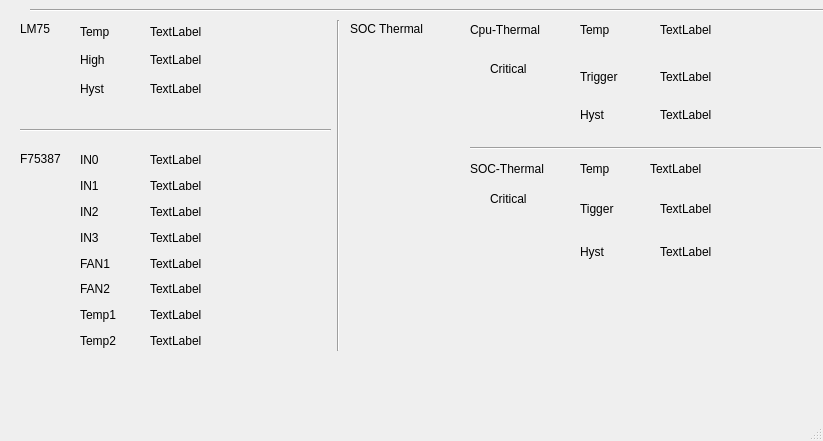
<?xml version="1.0" encoding="UTF-8"?>
<ui version="4.0">
 <class>Hwmon</class>
 <widget class="QMainWindow" name="Hwmon">
  <property name="geometry">
   <rect>
    <x>0</x>
    <y>0</y>
    <width>823</width>
    <height>441</height>
   </rect>
  </property>
  <property name="windowTitle">
   <string>Hwmon</string>
  </property>
  <widget class="QWidget" name="centralwidget">
   <widget class="QLabel" name="lab_lm75">
    <property name="geometry">
     <rect>
      <x>20</x>
      <y>20</y>
      <width>51</width>
      <height>17</height>
     </rect>
    </property>
    <property name="text">
     <string>LM75</string>
    </property>
   </widget>
   <widget class="QWidget" name="verticalLayoutWidget">
    <property name="geometry">
     <rect>
      <x>80</x>
      <y>20</y>
      <width>61</width>
      <height>80</height>
     </rect>
    </property>
    <layout class="QVBoxLayout" name="verticalLayout">
     <item>
      <widget class="QLabel" name="lab_lm75_tmp">
       <property name="text">
        <string>Temp</string>
       </property>
      </widget>
     </item>
     <item>
      <widget class="QLabel" name="lab_lm75_high">
       <property name="text">
        <string>High</string>
       </property>
      </widget>
     </item>
     <item>
      <widget class="QLabel" name="lab_lm75_hyst">
       <property name="text">
        <string>Hyst</string>
       </property>
      </widget>
     </item>
    </layout>
   </widget>
   <widget class="QWidget" name="verticalLayoutWidget_2">
    <property name="geometry">
     <rect>
      <x>150</x>
      <y>20</y>
      <width>141</width>
      <height>80</height>
     </rect>
    </property>
    <layout class="QVBoxLayout" name="verticalLayout_2">
     <item>
      <widget class="QLabel" name="val_lm75_tmp">
       <property name="text">
        <string>TextLabel</string>
       </property>
      </widget>
     </item>
     <item>
      <widget class="QLabel" name="val_lm75_high">
       <property name="text">
        <string>TextLabel</string>
       </property>
      </widget>
     </item>
     <item>
      <widget class="QLabel" name="val_lm75_hyst">
       <property name="text">
        <string>TextLabel</string>
       </property>
      </widget>
     </item>
    </layout>
   </widget>
   <widget class="Line" name="line">
    <property name="geometry">
     <rect>
      <x>20</x>
      <y>120</y>
      <width>311</width>
      <height>20</height>
     </rect>
    </property>
    <property name="orientation">
     <enum>Qt::Horizontal</enum>
    </property>
   </widget>
   <widget class="Line" name="line_2">
    <property name="geometry">
     <rect>
      <x>30</x>
      <y>0</y>
      <width>911</width>
      <height>20</height>
     </rect>
    </property>
    <property name="orientation">
     <enum>Qt::Horizontal</enum>
    </property>
   </widget>
   <widget class="QLabel" name="lab_f75387">
    <property name="geometry">
     <rect>
      <x>20</x>
      <y>150</y>
      <width>101</width>
      <height>17</height>
     </rect>
    </property>
    <property name="text">
     <string>F75387</string>
    </property>
   </widget>
   <widget class="QWidget" name="verticalLayoutWidget_3">
    <property name="geometry">
     <rect>
      <x>80</x>
      <y>150</y>
      <width>61</width>
      <height>201</height>
     </rect>
    </property>
    <layout class="QVBoxLayout" name="verticalLayout_3">
     <item>
      <widget class="QLabel" name="lab_in0">
       <property name="text">
        <string>IN0</string>
       </property>
      </widget>
     </item>
     <item>
      <widget class="QLabel" name="lab_in1">
       <property name="text">
        <string>IN1</string>
       </property>
      </widget>
     </item>
     <item>
      <widget class="QLabel" name="lab_in2">
       <property name="text">
        <string>IN2</string>
       </property>
      </widget>
     </item>
     <item>
      <widget class="QLabel" name="lab_in3">
       <property name="text">
        <string>IN3</string>
       </property>
      </widget>
     </item>
     <item>
      <widget class="QLabel" name="lab_fan1">
       <property name="text">
        <string>FAN1</string>
       </property>
      </widget>
     </item>
     <item>
      <widget class="QLabel" name="lab_fan2">
       <property name="text">
        <string>FAN2</string>
       </property>
      </widget>
     </item>
     <item>
      <widget class="QLabel" name="lab_tmp1">
       <property name="text">
        <string>Temp1</string>
       </property>
      </widget>
     </item>
     <item>
      <widget class="QLabel" name="lab_tmp2">
       <property name="text">
        <string>Temp2</string>
       </property>
      </widget>
     </item>
    </layout>
   </widget>
   <widget class="QWidget" name="verticalLayoutWidget_4">
    <property name="geometry">
     <rect>
      <x>150</x>
      <y>150</y>
      <width>141</width>
      <height>201</height>
     </rect>
    </property>
    <layout class="QVBoxLayout" name="verticalLayout_4">
     <item>
      <widget class="QLabel" name="lab_75387_val_in0">
       <property name="text">
        <string>TextLabel</string>
       </property>
      </widget>
     </item>
     <item>
      <widget class="QLabel" name="lab_75387_val_in1">
       <property name="text">
        <string>TextLabel</string>
       </property>
      </widget>
     </item>
     <item>
      <widget class="QLabel" name="lab_75387_val_in2">
       <property name="text">
        <string>TextLabel</string>
       </property>
      </widget>
     </item>
     <item>
      <widget class="QLabel" name="lab_75387_val_in3">
       <property name="enabled">
        <bool>true</bool>
       </property>
       <property name="text">
        <string>TextLabel</string>
       </property>
      </widget>
     </item>
     <item>
      <widget class="QLabel" name="lab_75387_val_fan0">
       <property name="text">
        <string>TextLabel</string>
       </property>
      </widget>
     </item>
     <item>
      <widget class="QLabel" name="lab_75387_val_fan1">
       <property name="text">
        <string>TextLabel</string>
       </property>
      </widget>
     </item>
     <item>
      <widget class="QLabel" name="lab_75387_val_temp0">
       <property name="text">
        <string>TextLabel</string>
       </property>
      </widget>
     </item>
     <item>
      <widget class="QLabel" name="lab_75387_val_temp1">
       <property name="text">
        <string>TextLabel</string>
       </property>
      </widget>
     </item>
    </layout>
   </widget>
   <widget class="QLabel" name="lab_soc_thermal">
    <property name="geometry">
     <rect>
      <x>350</x>
      <y>20</y>
      <width>101</width>
      <height>17</height>
     </rect>
    </property>
    <property name="text">
     <string>SOC Thermal</string>
    </property>
   </widget>
   <widget class="Line" name="line_3">
    <property name="geometry">
     <rect>
      <x>330</x>
      <y>20</y>
      <width>16</width>
      <height>331</height>
     </rect>
    </property>
    <property name="orientation">
     <enum>Qt::Vertical</enum>
    </property>
   </widget>
   <widget class="QLabel" name="lab_thermal_temp0">
    <property name="geometry">
     <rect>
      <x>580</x>
      <y>20</y>
      <width>76</width>
      <height>19</height>
     </rect>
    </property>
    <property name="frameShadow">
     <enum>QFrame::Plain</enum>
    </property>
    <property name="midLineWidth">
     <number>0</number>
    </property>
    <property name="text">
     <string>Temp</string>
    </property>
   </widget>
   <widget class="QLabel" name="lab_thermal_temp_val0">
    <property name="geometry">
     <rect>
      <x>660</x>
      <y>20</y>
      <width>158</width>
      <height>19</height>
     </rect>
    </property>
    <property name="text">
     <string>TextLabel</string>
    </property>
   </widget>
   <widget class="QLabel" name="lab_thermal0_type1">
    <property name="geometry">
     <rect>
      <x>490</x>
      <y>60</y>
      <width>67</width>
      <height>17</height>
     </rect>
    </property>
    <property name="text">
     <string>Critical</string>
    </property>
   </widget>
   <widget class="QWidget" name="verticalLayoutWidget_8">
    <property name="geometry">
     <rect>
      <x>580</x>
      <y>60</y>
      <width>51</width>
      <height>71</height>
     </rect>
    </property>
    <layout class="QVBoxLayout" name="verticalLayout_7">
     <item>
      <widget class="QLabel" name="lab_thermal0_trig1">
       <property name="text">
        <string>Trigger</string>
       </property>
      </widget>
     </item>
     <item>
      <widget class="QLabel" name="lab_thermal0_hyst1">
       <property name="text">
        <string>Hyst</string>
       </property>
      </widget>
     </item>
    </layout>
   </widget>
   <widget class="QWidget" name="verticalLayoutWidget_9">
    <property name="geometry">
     <rect>
      <x>660</x>
      <y>60</y>
      <width>111</width>
      <height>71</height>
     </rect>
    </property>
    <layout class="QVBoxLayout" name="verticalLayout_8">
     <item>
      <widget class="QLabel" name="lab_thermal0_trig_val1">
       <property name="text">
        <string>TextLabel</string>
       </property>
      </widget>
     </item>
     <item>
      <widget class="QLabel" name="lab_thermal0_hyst_val1">
       <property name="text">
        <string>TextLabel</string>
       </property>
      </widget>
     </item>
    </layout>
   </widget>
   <widget class="QLabel" name="lab_thermal_0">
    <property name="geometry">
     <rect>
      <x>470</x>
      <y>20</y>
      <width>89</width>
      <height>19</height>
     </rect>
    </property>
    <property name="text">
     <string>Cpu-Thermal</string>
    </property>
   </widget>
   <widget class="QLabel" name="lab_thermal_1">
    <property name="geometry">
     <rect>
      <x>470</x>
      <y>160</y>
      <width>91</width>
      <height>17</height>
     </rect>
    </property>
    <property name="text">
     <string>SOC-Thermal</string>
    </property>
   </widget>
   <widget class="QLabel" name="lab_thermal1_type1">
    <property name="geometry">
     <rect>
      <x>490</x>
      <y>190</y>
      <width>67</width>
      <height>17</height>
     </rect>
    </property>
    <property name="text">
     <string>Critical</string>
    </property>
   </widget>
   <widget class="QWidget" name="verticalLayoutWidget_11">
    <property name="geometry">
     <rect>
      <x>580</x>
      <y>190</y>
      <width>51</width>
      <height>80</height>
     </rect>
    </property>
    <layout class="QVBoxLayout" name="verticalLayout_11">
     <item>
      <widget class="QLabel" name="lab_thermal1_trig1">
       <property name="text">
        <string>Tigger</string>
       </property>
      </widget>
     </item>
     <item>
      <widget class="QLabel" name="lab_thermal1_hyst1">
       <property name="text">
        <string>Hyst</string>
       </property>
      </widget>
     </item>
    </layout>
   </widget>
   <widget class="QWidget" name="verticalLayoutWidget_12">
    <property name="geometry">
     <rect>
      <x>660</x>
      <y>190</y>
      <width>111</width>
      <height>80</height>
     </rect>
    </property>
    <layout class="QVBoxLayout" name="verticalLayout_12">
     <item>
      <widget class="QLabel" name="lab_thermal1_trig_val1">
       <property name="text">
        <string>TextLabel</string>
       </property>
      </widget>
     </item>
     <item>
      <widget class="QLabel" name="lab_thermal1_hyst_val1">
       <property name="text">
        <string>TextLabel</string>
       </property>
      </widget>
     </item>
    </layout>
   </widget>
   <widget class="QLabel" name="lab_thermal_temp1">
    <property name="geometry">
     <rect>
      <x>580</x>
      <y>160</y>
      <width>67</width>
      <height>17</height>
     </rect>
    </property>
    <property name="text">
     <string>Temp</string>
    </property>
   </widget>
   <widget class="QLabel" name="lab_thermal_temp_val1">
    <property name="geometry">
     <rect>
      <x>650</x>
      <y>160</y>
      <width>67</width>
      <height>17</height>
     </rect>
    </property>
    <property name="text">
     <string>TextLabel</string>
    </property>
   </widget>
   <widget class="Line" name="line_4">
    <property name="geometry">
     <rect>
      <x>470</x>
      <y>140</y>
      <width>351</width>
      <height>16</height>
     </rect>
    </property>
    <property name="orientation">
     <enum>Qt::Horizontal</enum>
    </property>
   </widget>
  </widget>
  <widget class="QMenuBar" name="menubar">
   <property name="geometry">
    <rect>
     <x>0</x>
     <y>0</y>
     <width>823</width>
     <height>22</height>
    </rect>
   </property>
  </widget>
  <widget class="QStatusBar" name="statusbar"/>
 </widget>
 <resources/>
 <connections/>
</ui>
